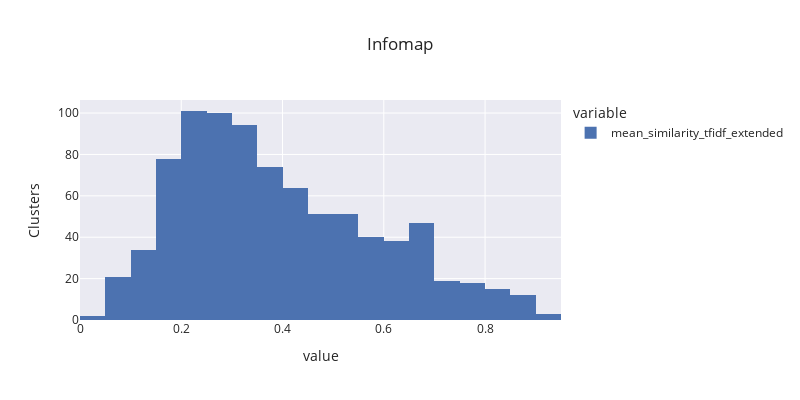
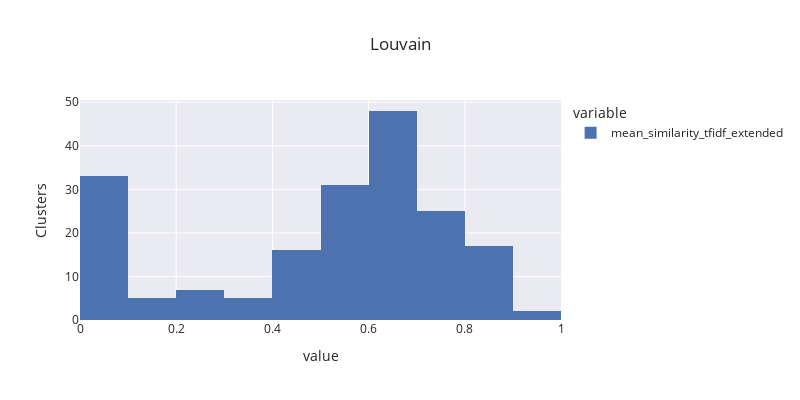

Notebook code cell kept with these figures, in order:
### Code cell
infomap_clusters["mean_similarity_tfidf_extended"] = pd.Series({cluster:mean_similarity(tfidf_similarity_matrix_extended, cluster, "comunidades_infomap") for cluster in infomap_clusters.index.values})
louvain_clusters["mean_similarity_tfidf_extended"] = pd.Series({cluster:mean_similarity(tfidf_similarity_matrix_extended, cluster, "comunidades_louvain") for cluster in louvain_clusters.index.values})

fig1 = px.histogram(infomap_clusters.mean_similarity_tfidf_extended, width=800, height=400, title="Infomap").update_layout(yaxis_title="Clusters")
fig1.show()

fig2 = px.histogram(louvain_clusters.mean_similarity_tfidf_extended, width=800, height=400, title="Louvain").update_layout(yaxis_title="Clusters")
fig2.show()

### Figure 1 — Plotly figure (JSON) as saved in the notebook; plotly's stock layout.template omitted (floating-point values rounded to 4 significant figures; data arrays with more than 128 entries replaced by an {"elided": "..."} marker saying what was removed)
{"data": [{"alignmentgroup": "True", "bingroup": "x", "hovertemplate": "variable=mean_similarity_tfidf_extended<br>value=%{x}<br>count=%{y}<extra></extra>", "legendgroup": "mean_similarity_tfidf_extended", "marker": {"color": "rgb(76,114,176)", "pattern": {"shape": ""}}, "name": "mean_similarity_tfidf_extended", "offsetgroup": "mean_similarity_tfidf_extended", "orientation": "v", "showlegend": true, "type": "histogram", "x": {"elided": "862 float values"}, "xaxis": "x", "yaxis": "y"}], "layout": {"barmode": "relative", "height": 400, "legend": {"title": {"text": "variable"}, "tracegroupgap": 0}, "title": {"text": "Infomap"}, "width": 800, "xaxis": {"anchor": "y", "domain": [0, 1], "title": {"text": "value"}}, "yaxis": {"anchor": "x", "domain": [0, 1], "title": {"text": "Clusters"}}}}

### Figure 2 — Plotly figure (JSON) as saved in the notebook; plotly's stock layout.template omitted (floating-point values rounded to 4 significant figures; data arrays with more than 128 entries replaced by an {"elided": "..."} marker saying what was removed)
{"data": [{"alignmentgroup": "True", "bingroup": "x", "hovertemplate": "variable=mean_similarity_tfidf_extended<br>value=%{x}<br>count=%{y}<extra></extra>", "legendgroup": "mean_similarity_tfidf_extended", "marker": {"color": "rgb(76,114,176)", "pattern": {"shape": ""}}, "name": "mean_similarity_tfidf_extended", "offsetgroup": "mean_similarity_tfidf_extended", "orientation": "v", "showlegend": true, "type": "histogram", "x": {"elided": "189 float values"}, "xaxis": "x", "yaxis": "y"}], "layout": {"barmode": "relative", "height": 400, "legend": {"title": {"text": "variable"}, "tracegroupgap": 0}, "title": {"text": "Louvain"}, "width": 800, "xaxis": {"anchor": "y", "domain": [0, 1], "title": {"text": "value"}}, "yaxis": {"anchor": "x", "domain": [0, 1], "title": {"text": "Clusters"}}}}
